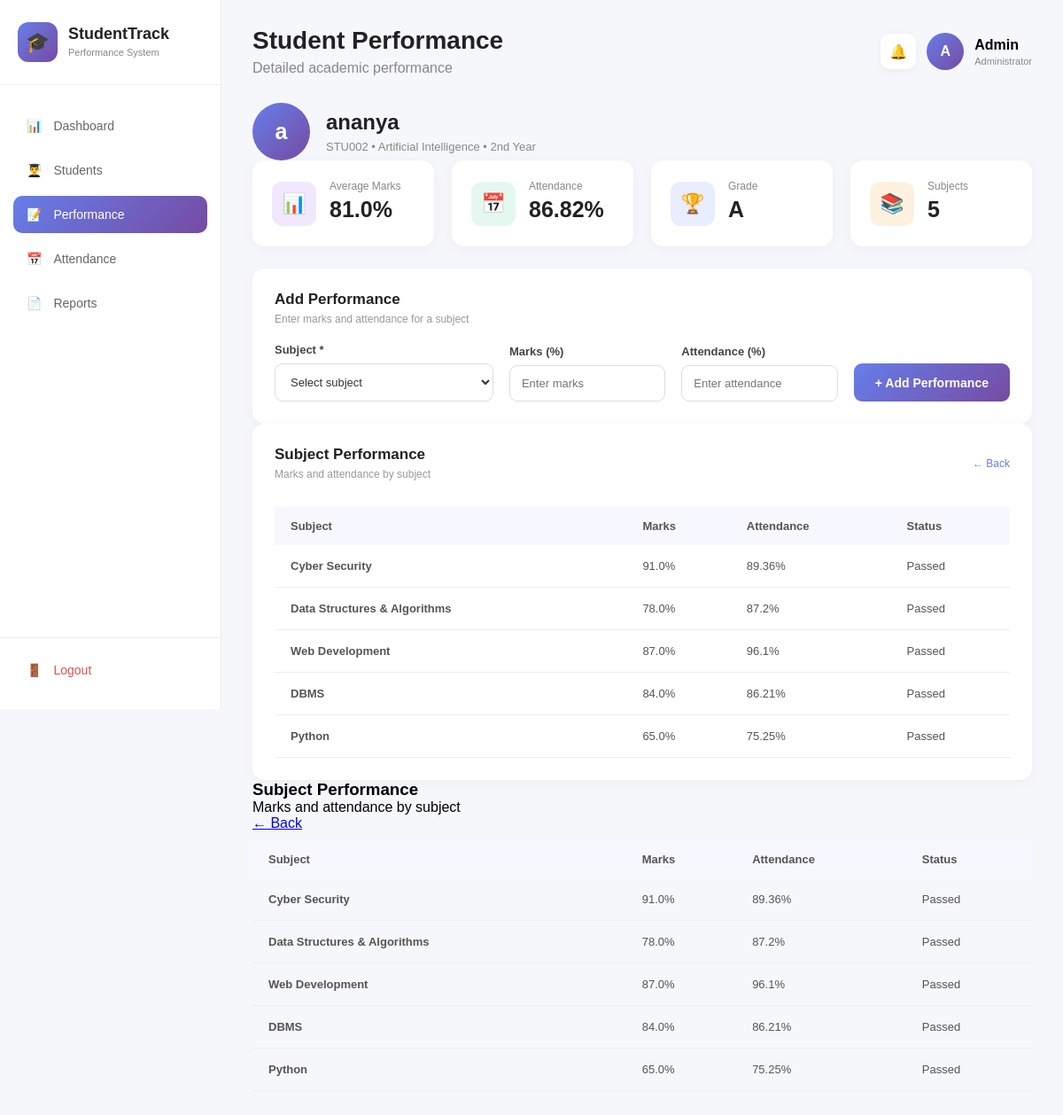
Page /student-performance/STU002 on the committed database.
### tables this page shows
CREATE TABLE students (
            id INTEGER PRIMARY KEY AUTOINCREMENT,
            name TEXT NOT NULL,
            student_id TEXT UNIQUE NOT NULL,
            department TEXT NOT NULL,
            year TEXT NOT NULL,
            email TEXT,
            phone TEXT
        );

CREATE TABLE performance (
            id INTEGER PRIMARY KEY AUTOINCREMENT,
            student_id TEXT NOT NULL,
            subject TEXT NOT NULL,
            marks REAL NOT NULL,
            attendance REAL NOT NULL,
            FOREIGN KEY (student_id) REFERENCES students(student_id)
        );

### app.py (the view, shortened to what this page needs)
@app.route(
    "/student-performance/<student_id>",
    methods=["GET", "POST"]
)
def student_performance(student_id):
    conn = get_db_connection()
    student = conn.execute("""
        SELECT *
        FROM students
        WHERE student_id = ?
    """, (
        student_id,
    )).fetchone()
    if student is None:
        conn.close()
        return "Student not found", 404
    performance = conn.execute("""
        SELECT *
        FROM performance
        WHERE student_id = ?
        ORDER BY id DESC
    """, (
        student_id,
    )).fetchall()
    conn.close()
    if performance:
        average = sum(
            float(record["marks"])
            for record in performance
        ) / len(performance)
    else:
        average = 0
    if average >= 90:
        grade = "A+"
    elif average >= 80:
        grade = "A"
    elif average >= 70:
        grade = "B"
    elif average >= 60:
        grade = "C"
    elif average >= 50:
        grade = "D"
    else:
        grade = "F"
    if performance:
        attendance = sum(
            float(record["attendance"])
            for record in performance
        ) / len(performance)
    else:
        attendance = 0
    return render_template(
        "student_performance.html",
        student=student,
        performance=performance,
        average=round(
            average,
            2
        ),
        grade=grade,
        attendance=round(
            attendance,
            2
        )
    )

### app.py (called while the page is built)
def get_db_connection():
    conn = sqlite3.connect(DATABASE)
    conn.row_factory = sqlite3.Row
    return conn

### templates/student_performance.html (shortened to what this page needs)
<!DOCTYPE html>
<html lang="en">
<head>
    <link rel="stylesheet"
          href="{{ url_for('static', filename='css/style.css') }}">
</head>
<body class="dashboard-body">
    <aside class="sidebar">
        <div class="brand">
            <div class="brand-icon">
                🎓
            </div>
            <div>
                <h2>StudentTrack</h2>
                <span>Performance System</span>
            </div>
        </div>
        <nav class="sidebar-menu">
            <a href="/dashboard" class="menu-item">
                <span>📊</span>
                Dashboard
            </a>
            <a href="/students" class="menu-item">
                <span>👨‍🎓</span>
                Students
            </a>
            <a href="/performance" class="menu-item active">
                <span>📝</span>
                Performance
            </a>
            <a href="#" class="menu-item">
                <span>📅</span>
                Attendance
            </a>
            <a href="#" class="menu-item">
                <span>📄</span>
                Reports
            </a>
        </nav>
        <div class="sidebar-bottom">
            <a href="/" class="menu-item logout">
                <span>🚪</span>
                Logout
            </a>
        </div>
    </aside>
    <main class="main-content">
        <header class="topbar">
            <div>
                <h1>Student Performance</h1>
                <p>
                    Detailed academic performance
                </p>
            </div>
            <div class="profile">
                <div class="notification">
                    🔔
                </div>
                <div class="avatar">
                    A
                </div>
                <div>
                    <strong>Admin</strong>
                    <small>Administrator</small>
                </div>
            </div>
        </header>
        <section class="student-profile-header">
            <div class="large-student-avatar">
                {{ student["name"][0] }}
            </div>
            <div>
                <h2>
                    {{ student["name"] }}
                </h2>
                <p>
                    {{ student["student_id"] }}
                    •
                    {{ student["department"] }}
                    •
                    {{ student["year"] }}
                </p>
            </div>
        </section>
        <section class="stats-grid">
            <div class="stat-card">
                <div class="stat-icon purple">
                    📊
                </div>
                <div>
                    <p>
                        Average Marks
                    </p>
                    <h3>
                        {{ average }}%
                    </h3>
                </div>
            </div>
            <div class="stat-card">
                <div class="stat-icon green">
                    📅
                </div>
                <div>
                    <p>
                        Attendance
                    </p>
                    <h3>
                        {{ attendance }}%
                    </h3>
                </div>
            </div>
            <div class="stat-card">
                <div class="stat-icon blue">
                    🏆
                </div>
                <div>
                    <p>
                        Grade
                    </p>
                    <h3>
                        {{ grade }}
                    </h3>
                </div>
            </div>
            <div class="stat-card">
                <div class="stat-icon orange">
                    📚
                </div>
                <div>
                    <p>
                        Subjects
                    </p>
                    <h3>
                        {{ performance|length }}
                    </h3>
                </div>
            </div>
        </section>
<div class="dashboard-card">
    <div class="card-header">
        <div>
            <h3>
                Add Performance
            </h3>
            <p>
                Enter marks and attendance for a subject
            </p>
        </div>
    </div>
    <form
        method="POST"
        action="/student-performance/{{ student['student_id'] }}"
        class="performance-form"
    >
        <div class="performance-form-row">
            <div class="form-group">
                <label>
                    Subject *
                </label>
                <select
                    name="subject"
                    required
                >
                    <option value="">
                        Select subject
                    </option>
                </select>
            </div>
            <div class="form-group">
                <label>
                    Marks (%)
                </label>
                <input
                    type="number"
                    name="marks"
                    min="0"
                    max="100"
                    step="0.01"
                    placeholder="Enter marks"
                    required
                >
            </div>
            <div class="form-group">
                <label>
                    Attendance (%)
                </label>
                <input
                    type="number"
                    name="attendance"
                    min="0"
                    max="100"
                    step="0.01"
                    placeholder="Enter attendance"
                    required
                >
            </div>
            <div class="performance-submit">
                <button
                    type="submit"
                    class="save-button"
                >
                    + Add Performance
                </button>
            </div>
        </div>
    </form>
</div>
<div class="dashboard-card">
    <div class="card-header">
        <div>
            <h3>
                Subject Performance
            </h3>
            <p>
                Marks and attendance by subject
            </p>
        </div>
        <a href="/performance">
            ← Back
        </a>
    </div>
    {% if performance %}
    <div style="overflow-x:auto;">
        <table class="student-table">
            <thead>
                <tr>
                    <th>Subject</th>
                    <th>Marks</th>
                    <th>Attendance</th>
                    <th>Status</th>
                </tr>
            </thead>
            <tbody>
                {% for record in performance %}
                <tr>
                    <td>
                        <strong>
                            {{ record["subject"] }}
                        </strong>
                    </td>
                    <td>
                        {{ record["marks"] }}%
                    </td>
                    <td>
                        {{ record["attendance"] }}%
                    </td>
                    <td>
                        {% if record["marks"] >= 50 %}
                        <span class="status-pass">
                            Passed
                        </span>
                        {% else %}
                        <span class="status-fail">
                            Needs Improvement
                        </span>
                        {% endif %}
                    </td>
                </tr>
                {% endfor %}
            </tbody>
        </table>
    </div>
    {% endif %}
</div>
                    <h3>
                        Subject Performance
                    </h3>
                    <p>
                        Marks and attendance by subject
                    </p>
                <a href="/performance">
                    ← Back
                </a>
            {% if performance %}
            <div style="overflow-x:auto;">
                <table class="student-table">
                    <thead>
                        <tr>
                            <th>Subject</th>
                            <th>Marks</th>
                            <th>Attendance</th>
                            <th>Status</th>
                        </tr>
                    </thead>
                    <tbody>
                        {% for record in performance %}
                        <tr>
                            <td>
                                <strong>
                                    {{ record["subject"] }}
                                </strong>
                            </td>
                            <td>
                                {{ record["marks"] }}%
                            </td>
                            <td>
                                {{ record["attendance"] }}%
                            </td>
                            <td>
                                {% if record["marks"] >= 50 %}
                                <span class="status-pass">
                                    Passed
                                </span>
                                {% else %}
                                <span class="status-fail">
                                    Needs Improvement
                                </span>
                                {% endif %}
                            </td>
                        </tr>
                        {% endfor %}
                    </tbody>
                </table>
            </div>
            {% endif %}
    </main>
</body>
</html>

### rows in the picture
students: name "a", name "ananya", student_id "STU002", department "Artificial Intelligence", year "2nd Year"
performance: subject "Cyber Security", marks "91.0", attendance "89.36", shows "Passed"
performance: subject "Data Structures & Algorithms", marks "78.0", attendance "87.2", shows "Passed"
performance: subject "Web Development", marks "87.0", attendance "96.1", shows "Passed"
performance: subject "DBMS", marks "84.0", attendance "86.21", shows "Passed"
performance: subject "Python", marks "65.0", attendance "75.25", shows "Passed"

### other values in the picture
{{ average }} "81.0"
{{ attendance }} "86.82"
{{ grade }} "A"
{{ performance|length }} "5"
